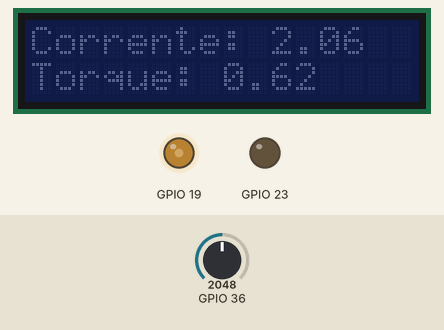
This sketch was run on a simulated ESP32. Shown: 16×2 character LCD, output pins drawn as LEDs (lit = HIGH). The inputs (shaded band) are chosen by the test bench; at power-on: GPIO 36 = 2048. What the sketch prints to the serial monitor is not drawn.

Above: at 2.8 s.
2.9 s: GPIO 36 set to 2866
At 5.6 s:
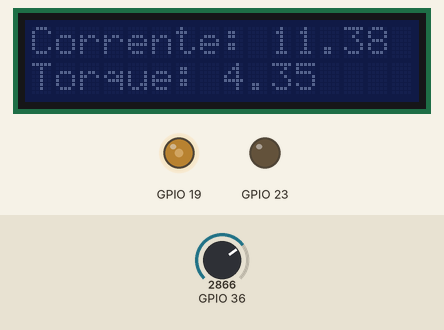
5.9 s: GPIO 36 set to 3603
At 8.6 s:
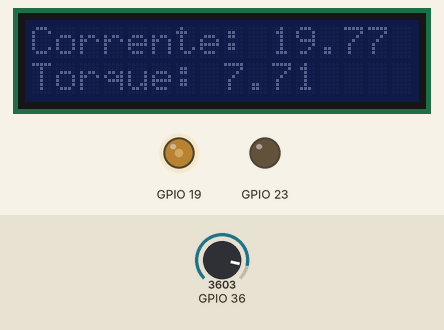
8.9 s: GPIO 36 set to 4095
At 10.8 s:
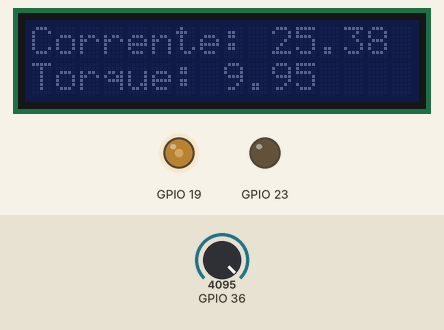
Timing chart, 0 to 12.3 s (numbered marks = the images above; inputs shaded):
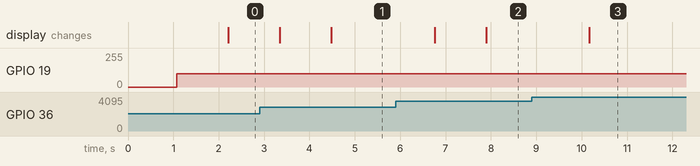

The sketch:

test_current_sensor.ino
```cpp
#include "H_bridge_controller.hpp"
#include "config.hpp"
#include "current_sensor.hpp"
#include <LiquidCrystal_I2C.h>


H_bridge_controller *Motor;
current_sensor *cur;
LiquidCrystal_I2C lcd(0x27, 16, 2);
double acs,acs_teste,acs_med,t0,torque;
bool joystick_check;

int offset, pot, pwm,sum,i;

void setup() {
  Serial.begin(9600);
  Motor= new H_bridge_controller(r_pin, l_pin, PWM_frequency_channel, PWM_resolution_channel, R_channel, L_channel);
  Motor->init();
  Motor->Set_R(0);
  lcd.init();
  for(int i=0; i<100;i++){
    offset += map(analogRead(acs_pin),0,4095,0,330);
    delay(10);
  }
  offset = offset/10000;
  cur = new current_sensor(acs_pin, 1850, 20);
  acs=0;
  pwm = 100;
  acs_med = 0;
  acs_teste = 0;
}

void loop(){
  Motor->Set_L(pwm);
  acs = cur->get_current();
  torque = cur->get_torque(acs);
  Serial.print("        /       ");
    Serial.print("Corrente: ");
  Serial.print(acs);
  Serial.println("A");
  Serial.println("-----------");
  t0 = millis();
  while (millis()-t0 < 100){
    continue;
    }
  lcd.setCursor(0, 0);
  lcd.print("Corrente: ");
  lcd.print(acs);
  lcd.setCursor(0, 1);
  lcd.print("Torque: ");
  lcd.print(torque);
}
```

Measured:
- after the input at 2.9 s, the display: first changes after 0.45 s (image 1 shows a later state)
- after the input at 5.9 s, the display: first changes after 0.86 s (image 2 shows a later state)
- after the input at 8.9 s, the display: changes after 1.3 s (image 3)
